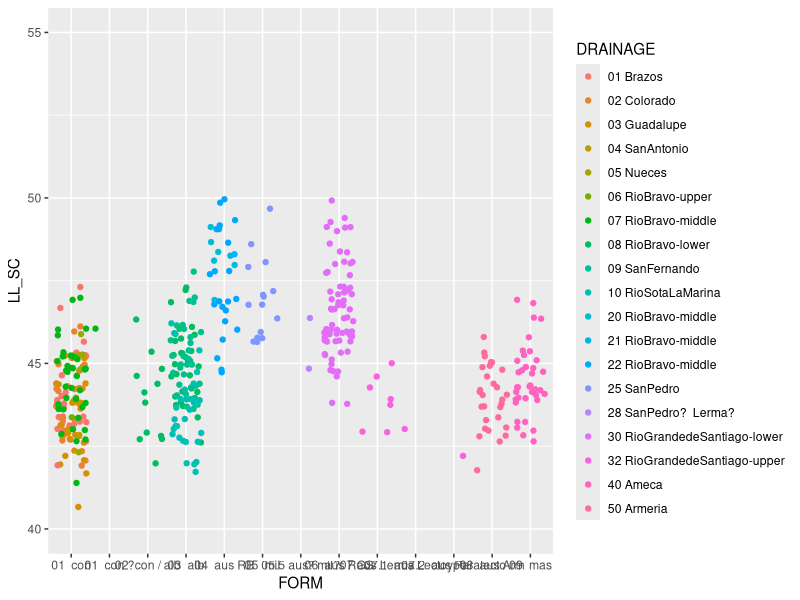
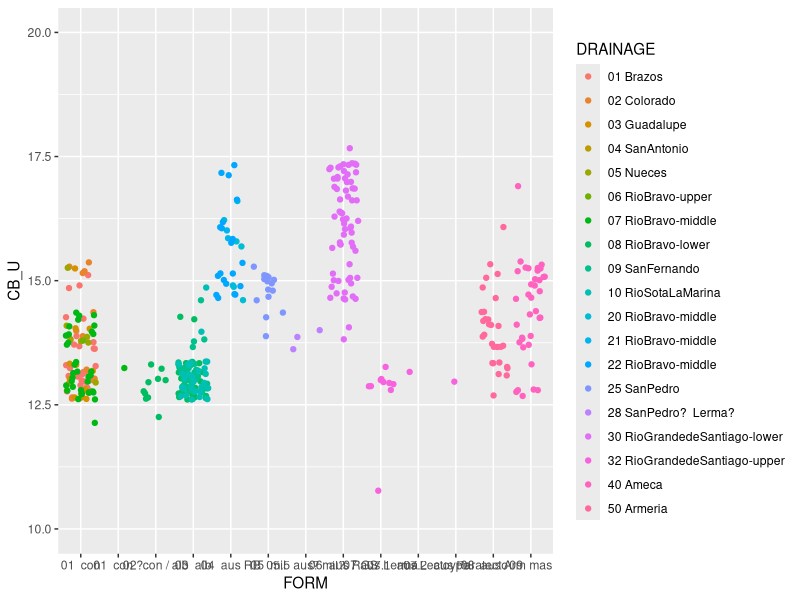
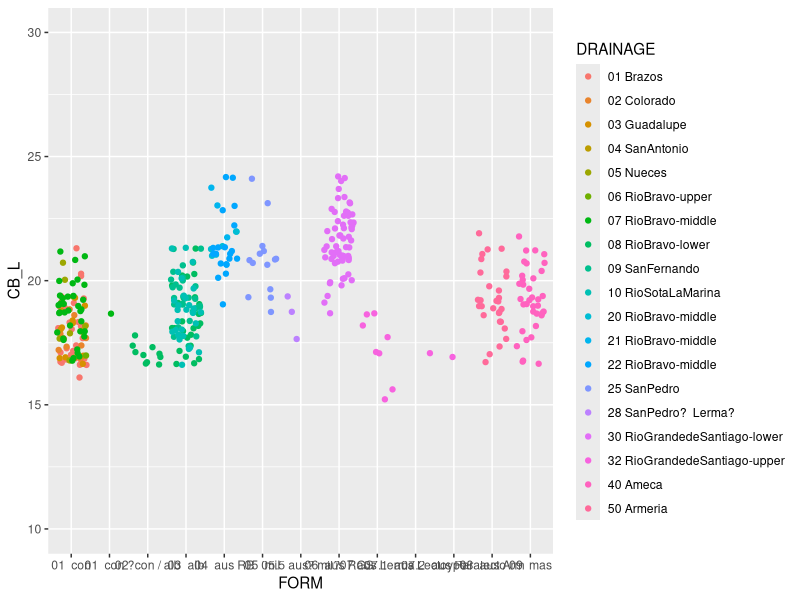
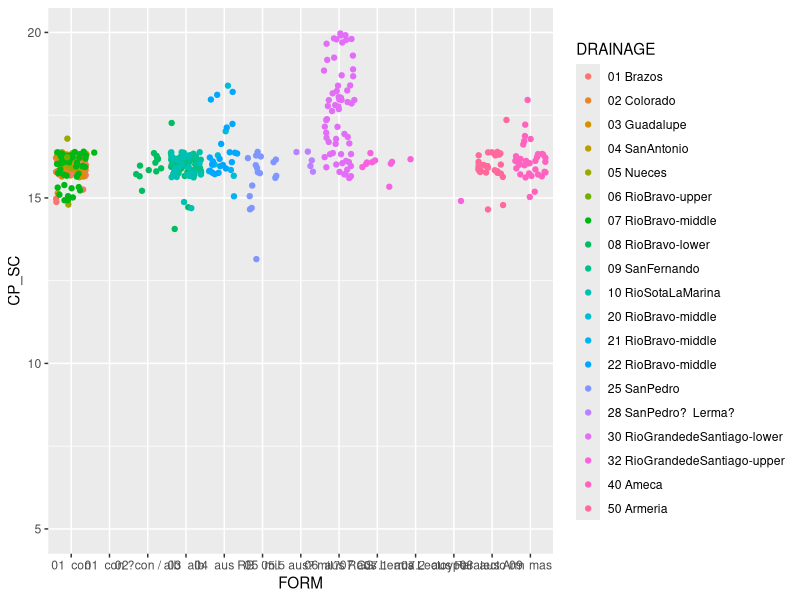
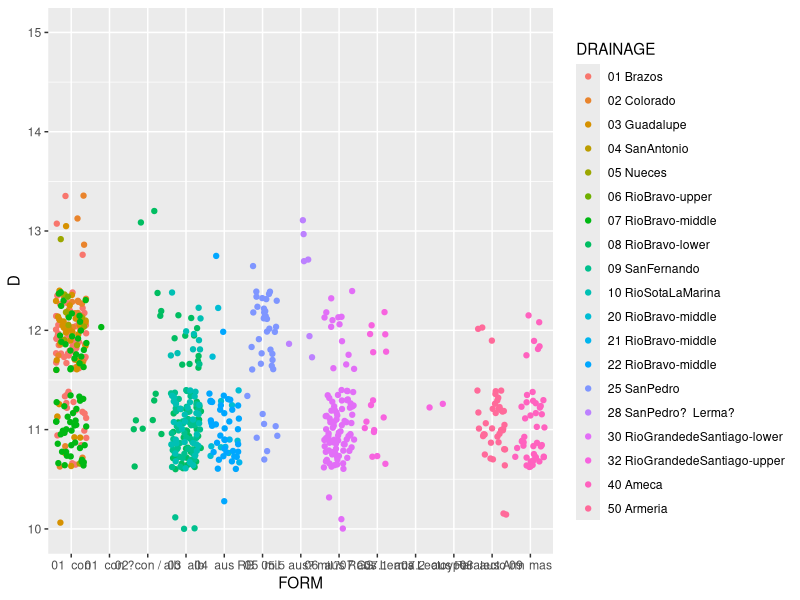
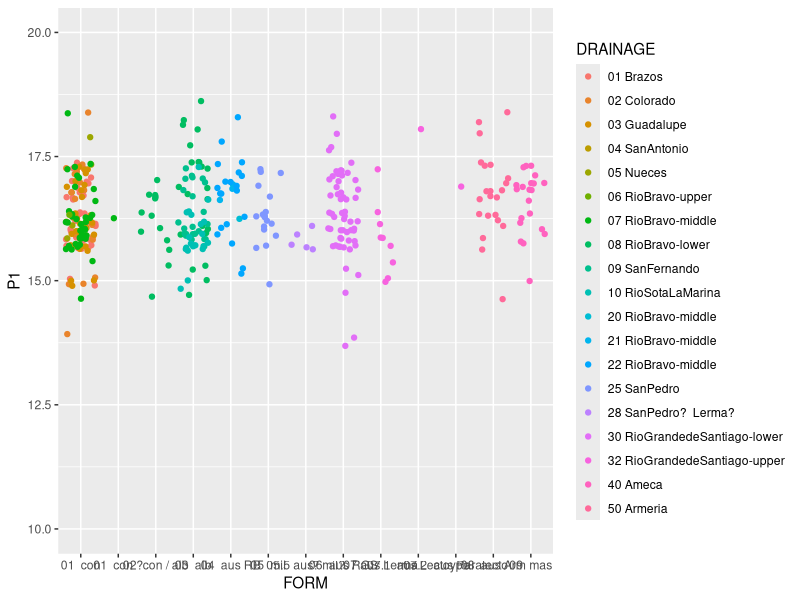

The R source for these figures, in order:
library(ggplot2)
#library(googlesheets)
library(tidyr)
library(dplyr)
library(readr)
library(stringr)
#meristics<-gs_key("1S5lCWzybtsKjC7Z6QXfX_hAhjlp6oYYQhqs2L9bwLSk")#BIO111TTH
#mer_table<-gs_read(ss=meristics)
mer_table<-read_csv(file = "meristic/AUSCON.csv")

table(mer_table$DRAINAGE,mer_table$LL_SC) #lat line scale counts
table(mer_table$DRAINAGE,mer_table$D) #d-fin counts


ggplot(data = mer_table) + 
  aes(x=FORM,y=LL_SC,col=DRAINAGE) +
  geom_jitter()+
  ylim(c(40,55))

ggplot(data = mer_table) + 
  aes(x=FORM,y=CB_U,col=DRAINAGE) +
  geom_jitter()+
  ylim(c(10,20))

ggplot(data = mer_table) + 
  aes(x=FORM,y=CB_L,col=DRAINAGE) +
  geom_jitter()+
  ylim(c(10,30))

ggplot(data = mer_table) + 
  aes(x=FORM,y=CP_SC,col=DRAINAGE) +
  geom_jitter()+
  ylim(c(5,20))

ggplot(data = mer_table) + 
  aes(x=FORM,y=D,col=DRAINAGE) +
  geom_jitter()+
  ylim(c(10,15))

ggplot(data = mer_table) + 
  aes(x=FORM,y=P1,col=DRAINAGE) +
  geom_jitter()+
  ylim(c(10,20))
